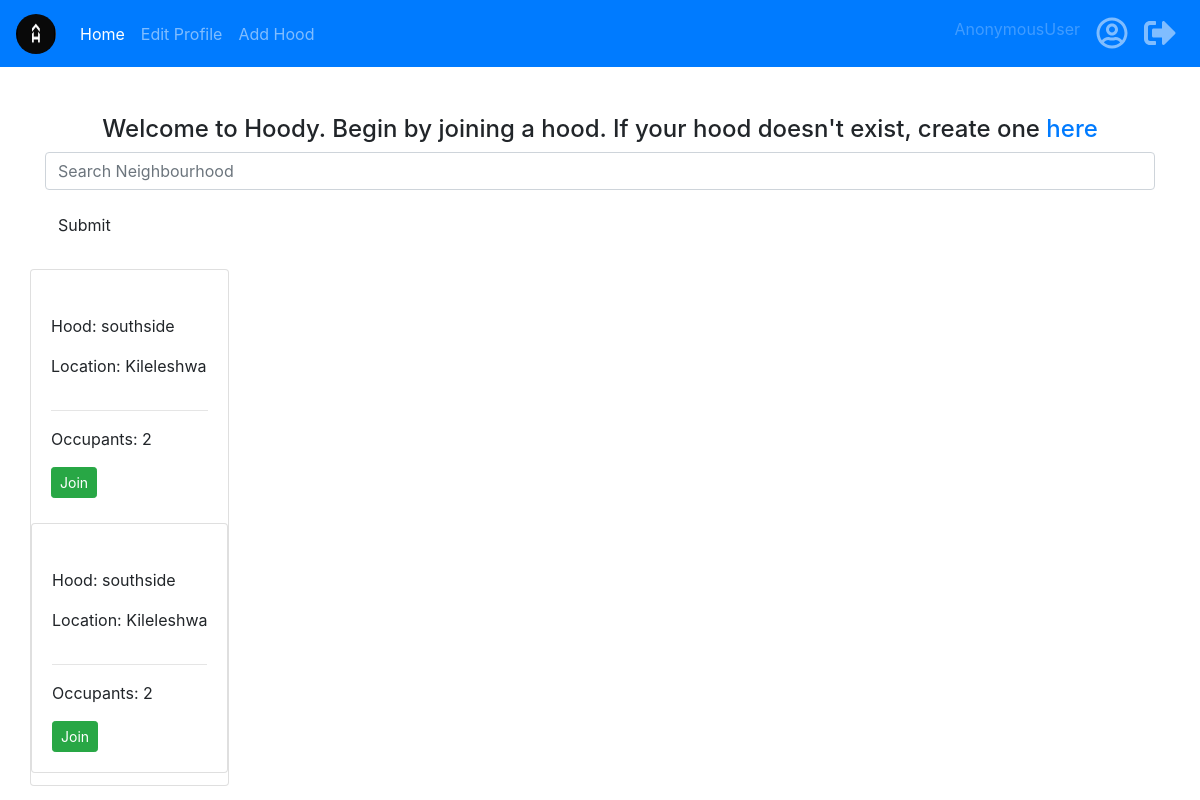
/, run on an earlier commit of the app's database.
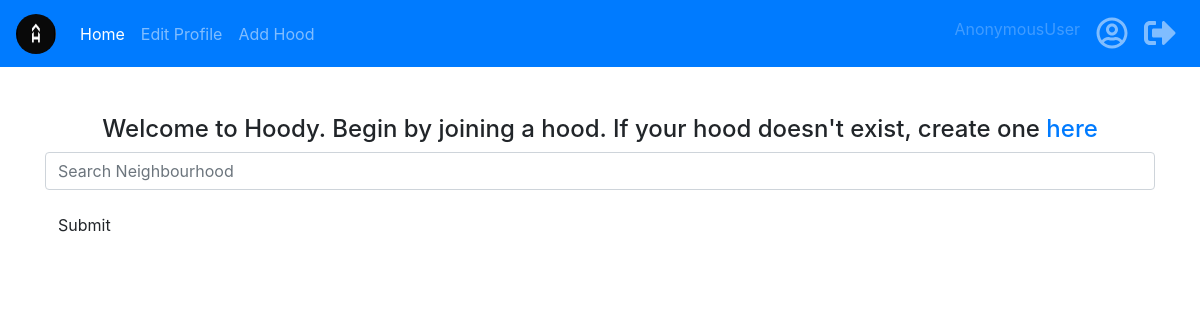
And on a later commit of the database.
### s/models.py (models this page shows, shortened)
class Hood(models.Model):
    hood_photo = ImageField(blank=True,manual_crop='')
    hood_name = models.CharField(max_length=100, null=True)
    occupants_count = models.PositiveIntegerField(default=0)
    location = models.ForeignKey(Location, on_delete=models.CASCADE, null=True)
    user = models.ForeignKey(User, on_delete=models.CASCADE, null=True)
    class Meta:
        ordering = ['hood_name']

class Location(models.Model):
    name = models.CharField(max_length=100, null=True)
    def __str__(self):
        return self.name

class Join(models.Model):
	user_id = models.OneToOneField(User, on_delete=models.CASCADE,null=True )
	hood_id = models.ForeignKey(Hood, on_delete=models.CASCADE,null=True)

### s/views.py (the view)
# urls.py: 2. Add a URL to urlpatterns:  path('', views.home, name='home')
def home(request):
    if request.user.is_authenticated:
        if Join.objects.filter(user_id=request.user).exists():
            hood = Hood.objects.get(pk=request.user.join.hood_id.id)
            posts = Posts.objects.filter(hood=request.user.join.hood_id.id)
            businesses = Business.objects.filter(hood=request.user.join.hood_id.id)
            return render(request, 'hoods/hood.html', {"hood": hood, "businesses": businesses, "posts": posts})
        else:
            neighbourhoods = Hood.objects.all()
            return render(request, 'index.html', {"neighbourhoods": neighbourhoods})
    else:
        neighbourhoods = Hood.objects.all()
        return render(request, 'index.html', {"neighbourhoods": neighbourhoods})

### s/templates/index.html (shortened to what this page needs)
{%extends 'base.html'%}
{%block content%}
<br>
<br>
<div class="container">
    <h4 style="text-align: center;">Welcome to Hoody. Begin by joining a hood. If your hood doesn't exist, create one <a href="{% url 'create_hood' %}">here</a></h4>
    <form class="" action="{% url 'search' %}">
        <div class="form-group">
            <input type="text" class="form-control" placeholder="Search Neighbourhood" name="search">
        </div>
        <button type="submit" class="btn btn-default">Submit</button>
    </form>
    <div class="row" style="padding-top: 20px">
        <div class="card-columns">
            {%for hood in neighbourhoods%}
            <div class="card mr-0" style="max-width:30rem;margin-top:5px;">
                <div class="card-body">
                    <div class="media">
                        <div class="media-left media-top">
                            <p>Hood: {{hood.hood_name}}</p>
                            <p>Location: {{hood.location}}</p>
                        </div>
                    </div>
                    <hr>
                    <p>Occupants: {{hood.user.join.hood_id.id}}</p>
                    <a class="btn btn-sm btn-success" href="{% url 'join' hood.id %}">Join</a>
                </div>
                {%endfor%}
            </div>
        </div>
    </div>
    {%endblock%}

What changed in the data, as far as the page shows it:
removed Hood: hood_name "southside", location "Kileleshwa", user.join.hood_id.id "2"
removed Hood: hood_name "southside", location "Kileleshwa", user.join.hood_id.id "2"
